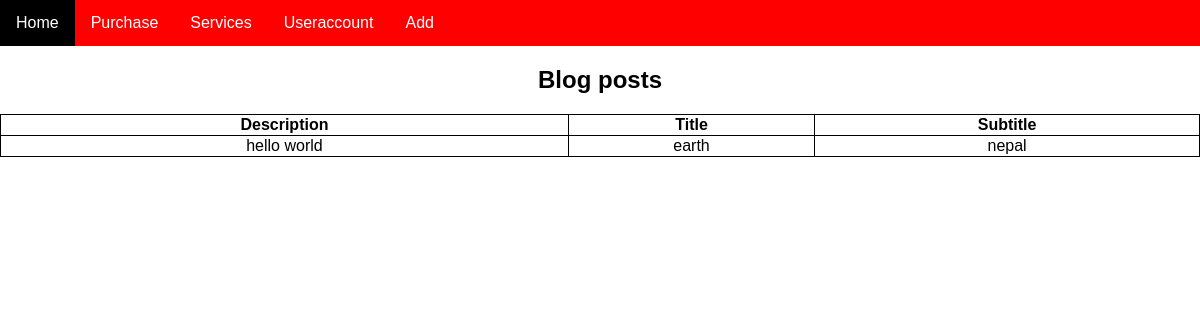
/blog_posts/, run on the app's committed database.
### ttruckapp/models.py (models this page shows)
class Blog_posts(models.Model):
    description = models.TextField()
    title = models.CharField(max_length=20)
    subtitle = models.CharField(max_length=20)

### ttruckapp/views.py (the view)
# urls.py: path('blog_posts/', views.blog_posts, name='blog_posts'),
def blog_posts(request):
    blog_posts = Blog_posts.objects.all()
    context = {'blog_posts': blog_posts}
    return render(request, 'blog_posts.html', context)

### ttruckapp/templates/blog_posts.html (shortened to what this page needs)
{% extends 'base.html' %}
{% block content %}
<h2>Blog posts</h2>
    <table class="table table-striped">
        <tr>
            <th>Description</th>
            <th>Title</th>
            <th>Subtitle</th>
        </tr>
    {% for blog_posts in blog_posts %}
    <tr>
        <td style="text-align:center">{{blog_posts.description}}</td>
        <td style="text-align:center">{{blog_posts.title}}</td>
        <td style="text-align:center">{{blog_posts.subtitle}}</td>
    </tr>
    {% endfor %}
    </table>
{% endblock content %}

### templates/base.html (style rules this page uses)
body { font-family: Arial, Helvetica, sans-serif; margin: 0; }

### ttruckapp/templates/blog_posts.html (style rules this page uses)
table { width: 100%; }
h2 { text-align: center }
table, th, td { border: 1px solid black; border-collapse: collapse; }

### data on the page
Blog_posts: description "hello world", title "earth", subtitle "nepal"
